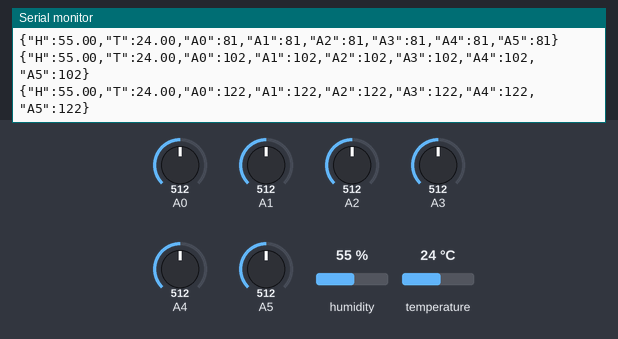
Recording of a sketch running on a simulated Arduino Uno, built with avr-gcc and run on an emulated ATmega328P. On the bench: the last lines printed to the serial monitor. Inputs (shaded band) come from the test bench; at power-on: humidity 55 %, A0 = 512, A1 = 512, A2 = 512, A3 = 512, A4 = 512, A5 = 512, temperature 24 °C.

Above: at 1.2 s.
1.3 s: humidity set to 22 %
At 1.38 s:
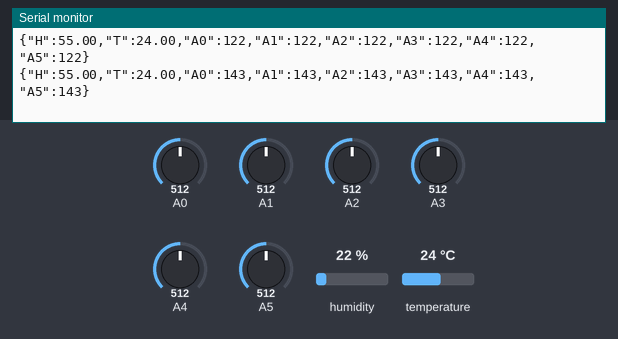
2.8 s: A0 set to 716
At 2.81 s:
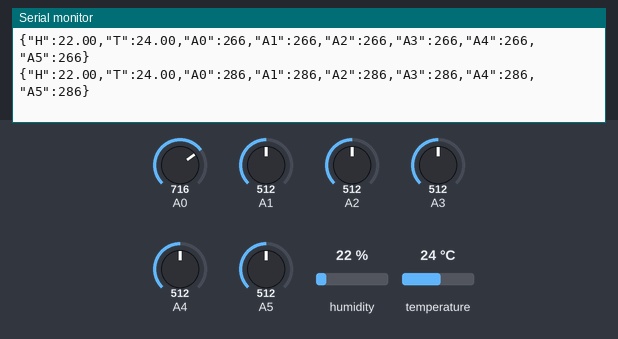
4.3 s: A1 set to 716
At 4.45 s:
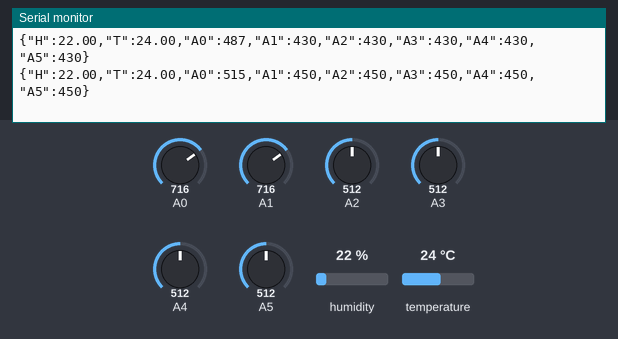
5.8 s: A2 set to 716
At 6.08 s:
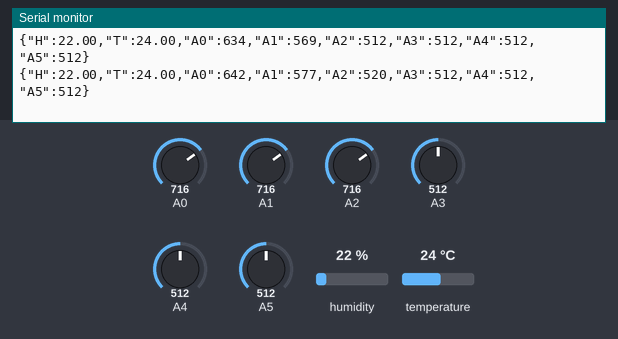
7.3 s: A3 set to 716
At 7.3 s:
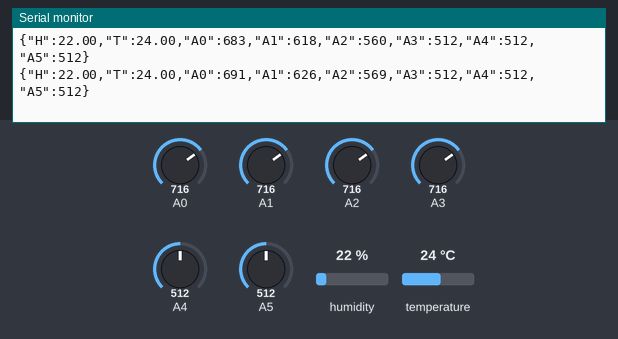
8.8 s: A4 set to 716
At 8.94 s:
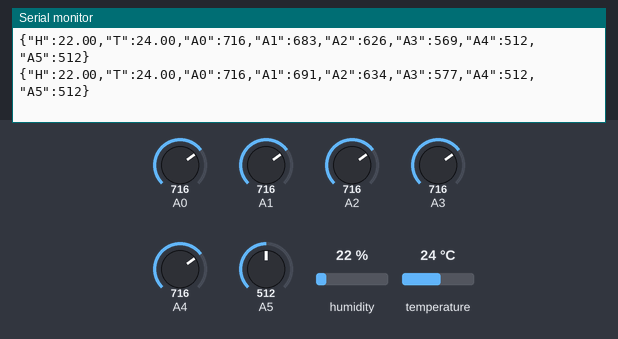
Timing chart, 0 to 11.3 s (numbered marks = the images above; inputs shaded):
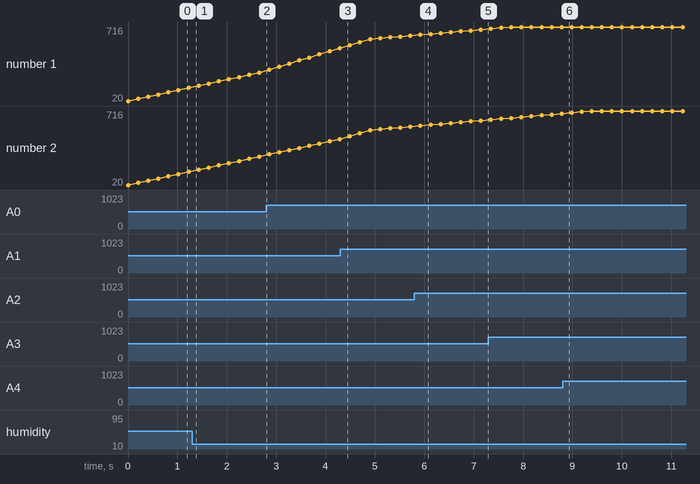

The sketch:

DHT_json.ino
```cpp
// Example testing sketch for various DHT humidity/temperature sensors
// Written by ladyada, public domain

#include "DHT.h"

#define DHTPIN 7     // what pin we're connected to

// Uncomment whatever type you're using!
//#define DHTTYPE DHT11   // DHT 11
#define DHTTYPE DHT22   // DHT 22  (AM2302)
//#define DHTTYPE DHT21   // DHT 21 (AM2301)

// Connect pin 1 (on the left) of the sensor to +5V
// NOTE: If using a board with 3.3V logic like an Arduino Due connect pin 1
// to 3.3V instead of 5V!
// Connect pin 2 of the sensor to whatever your DHTPIN is
// Connect pin 4 (on the right) of the sensor to GROUND
// Connect a 10K resistor from pin 2 (data) to pin 1 (power) of the sensor

// Initialize DHT sensor for normal 16mhz Arduino
DHT dht(DHTPIN, DHTTYPE);
// NOTE: For working with a faster chip, like an Arduino Due or Teensy, you
// might need to increase the threshold for cycle counts considered a 1 or 0.
// You can do this by passing a 3rd parameter for this threshold.  It's a bit
// of fiddling to find the right value, but in general the faster the CPU the
// higher the value.  The default for a 16mhz AVR is a value of 6.  For an
// Arduino Due that runs at 84mhz a value of 30 works.
// Example to initialize DHT sensor for Arduino Due:
//DHT dht(DHTPIN, DHTTYPE, 30);


//Smoothing http://www.arduino.cc/en/Tutorial/Smoothing
const int numReadings = 25;
int readings[6][numReadings];      // the readings from the analog input
int index = 0;                  // the index of the current reading
int total[] = {0,0,0,0,0,0};                  // the running total
int average[] = {0,0,0,0,0,0};                // the average
String jsonString;

void setup() {
  Serial.begin(57600);
  //Serial.println("{\"Name\":\"DHTxx test!\"}");
  for(int i=0; i<6; i++){
     pinMode(i, INPUT);
  }
  dht.begin();
}

void loop() {
  // Wait a few seconds between measurements.

  for(int i=0; i<6; i++){
    total[i]= total[i] - readings[i][index];  // subtract the last reading:
    readings[i][index] = analogRead(i);       // read from the sensor:
    total[i]= total[i] + readings[i][index];  // add the reading to the total:
  }
  index = index + 1;// advance to the next position in the array:
  // if we're at the end of the array...
  if (index >= numReadings)
    // ...wrap around to the beginning:
    index = 0;

  // calculate the average:
  for(int i=0; i<6; i++){
    average[i] = total[i] / numReadings;
  }


  // Reading temperature or humidity takes about 250 milliseconds!
  // Sensor readings may also be up to 2 seconds 'old' (its a very slow sensor)
  float h = dht.readHumidity();
  // Read temperature as Celsius
  float t = dht.readTemperature();
  // Read temperature as Fahrenheit
  //float f = dht.readTemperature(true);

  // Check if any reads failed and exit early (to try again).
  if (isnan(h) || isnan(t) ) {
    Serial.println("Failed to read from DHT sensor!");
    return;
  }

  // Compute heat index
  // Must send in temp in Fahrenheit!
  //float hi = dht.computeHeatIndex(f, h);

  jsonString = "{\"H\":";
  jsonString += h;
  jsonString +=",\"T\":";
  jsonString += t;

  for(int i=0; i<6; i++){
    jsonString +=",\"A";
    jsonString += i;
    jsonString +="\":";
    jsonString += average[i];

  }
  jsonString +="}";
  Serial.println(jsonString);
  delay(200);

}
```

Measured:
- after the input at 5.8 s, the serial monitor: prints a new line after 0.12 s (image 4)
- plotted number 1: 286 → 515 after the input at 2.8 s
- plotted number 2: 450 → 569 after the input at 4.3 s
